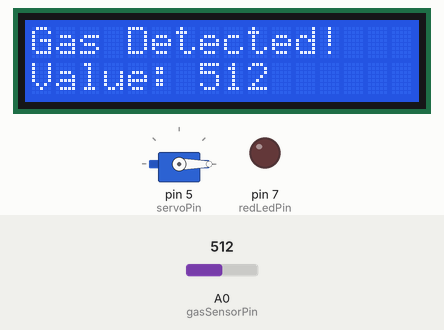
Bench run of a sketch on a simulated Arduino Uno, built with avr-gcc and run on an emulated ATmega328P. Parts: servo, 16×2 character LCD, output pins drawn as LEDs (lit = HIGH). The test bench sets the inputs (shaded band); at power-on: A0 (gasSensorPin) = 512. What the sketch prints to the serial monitor is not drawn.

Above: at 1.2 s.
1.3 s: A0 (gasSensorPin) set to 810
At 2.7 s:
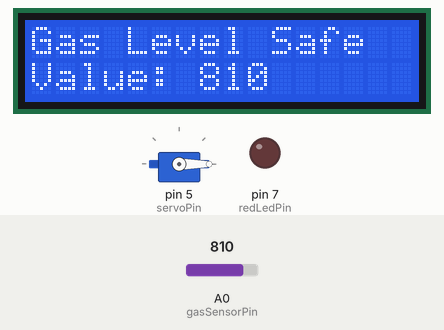
6.1 s: A0 (gasSensorPin) set to 91
At 7.4 s:
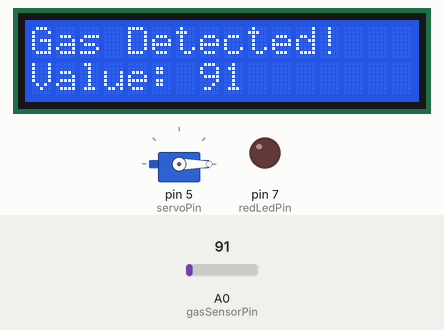
9.2 s: A0 (gasSensorPin) set to 78
At 11.2 s:
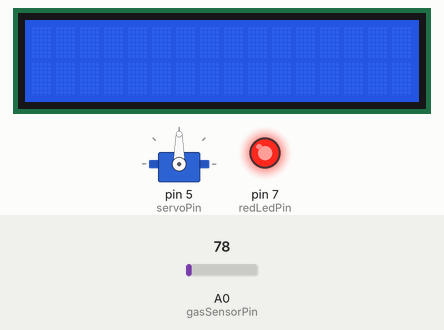
Timing chart, 0 to 12.7 s (numbered marks = the images above; inputs shaded):
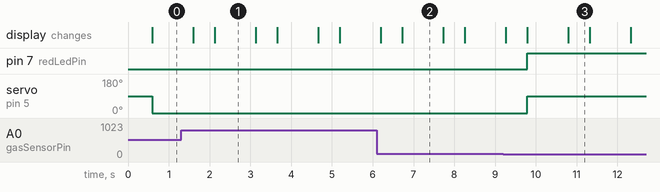

The sketch:

gas_sensor_project.ino
```cpp
// Gas Sensor with Servo and LCD Display
// Reads gas sensor analog value and shows status on LCD,
// controls a red LED and has a servo motor attached.

// Include necessary libraries
#include <LiquidCrystal_I2C.h>  // I2C LCD library
#include <Servo.h>              // Servo motor library

// Create Servo and LCD object
Servo si;
LiquidCrystal_I2C lcd(0x27, 16, 2);   // LCD address 0x27, 16 cols, 2 rows

// Pin definitions
const int gasSensorPin = A0;           // Gas sensor analog pin
const int redLedPin = 7;               // Red LED digital pin
const int servoPin = 5;                // Servo PWM pin

void setup() {
  Serial.begin(9600);

  // Attach servo to its pin
  si.attach(servoPin);

  // Setup pins
  pinMode(gasSensorPin, INPUT);
  pinMode(redLedPin, OUTPUT);

  // Initialize LCD display
  lcd.init();
  lcd.backlight();
}

void loop() {
  // Read gas sensor analog value
  int gasValue = analogRead(gasSensorPin);

  // Print the gas sensor value to Serial Monitor
  Serial.println(gasValue);

  // Short delay to stabilize reading
  delay(500);

  // Logic based on gas sensor readings
  if (gasValue < 85) {
    // Gas level very high: danger!
    lcd.setCursor(0, 0);
    lcd.print("Gas Detected!    ");  // Clear leftover chars by padding with spaces
    lcd.setCursor(0, 1);
    lcd.print("Value: ");
    lcd.print(gasValue);
    lcd.print("    ");

    digitalWrite(redLedPin, HIGH);    // Turn on red LED

    // Optionally move servo to a warning position
    si.write(90);                     // Example: rotate servo to 90 degrees

    delay(1000);

    lcd.clear();
  }
  else if (gasValue >= 85 && gasValue <= 800) {
    // Moderate gas level detected
    lcd.setCursor(0, 0);
    lcd.print("Gas Detected!    ");
    lcd.setCursor(0, 1);
    lcd.print("Value: ");
    lcd.print(gasValue);
    lcd.print("    ");

    digitalWrite(redLedPin, LOW);     // Turn off red LED

    // Optionally reset servo position
    si.write(0);                      // Example: rotate servo back to 0 degrees

    delay(1000);

    lcd.clear();
  }
  else {
    // Gas value is outside considered range: treat as safe/no gas
    lcd.setCursor(0, 0);
    lcd.print("Gas Level Safe  ");
    lcd.setCursor(0, 1);
    lcd.print("Value: ");
    lcd.print(gasValue);
    lcd.print("    ");

    digitalWrite(redLedPin, LOW);     // Ensure LED is off

    // Set servo to default position
    si.write(0);

    delay(1000);

    lcd.clear();
  }
}
```

Measured:
- the behaviour switches between 85 and 84 on A0 (gasSensorPin) (found by bisection; images 2 and 3)
- after the input at 1.3 s, the display: first differs from a run without the input after 0.83 s (image 1)
- after the input at 6.1 s, the display: first differs from a run without the input after 0.63 s (image 2)
- after the input at 9.2 s, pin 7 (redLedPin): LOW → HIGH after 0.59 s; servo on pin 5 (servoPin): 0° → 90° after 0.59 s; the display: first differs from a run without the input after 0.59 s (image 3 shows a later state)
- what the display in image 1 shows lasts 1.0 s, from 2.1 s to 3.1 s
- what the display in image 3 shows lasts 0.5 s, from 10.8 s to 11.3 s
